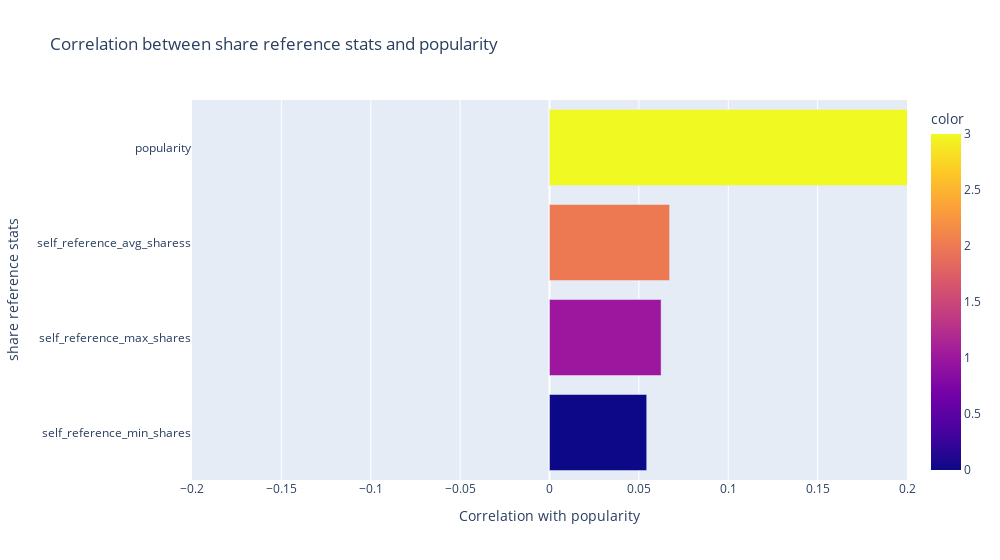

The notebook cell this image was saved under:
### Code cell
stat_shares=data[truely_continuous_value[15:18]+['popularity']]
fig=px.bar(stat_shares.corr()['popularity'].index,
           x=stat_shares.corr()['popularity'].values,
           y=stat_shares.corr()['popularity'].index,
           color=[i for i in range(4)],
           orientation='h',
           width=1000,
           title="Correlation between share reference stats and popularity")
fig.update_layout(xaxis_title="Correlation with popularity", yaxis_title="share reference stats",xaxis_range=[-0.2,0.2],
                      yaxis_categoryorder = 'total ascending', uniformtext_mode='hide')

fig.show()

### Figure 1 — Plotly figure (JSON) as saved in the notebook; plotly's stock layout.template omitted (floating-point values rounded to 4 significant figures)
{"data": [{"alignmentgroup": "True", "hovertemplate": "x=%{x}<br>y=%{y}<br>color=%{marker.color}<extra></extra>", "legendgroup": "", "marker": {"color": [0, 1, 2, 3], "coloraxis": "coloraxis", "pattern": {"shape": ""}}, "name": "", "offsetgroup": "", "orientation": "h", "showlegend": false, "textposition": "auto", "type": "bar", "x": [0.05438, 0.06244, 0.06719, 1], "xaxis": "x", "y": ["self_reference_min_shares", "self_reference_max_shares", "self_reference_avg_sharess", "popularity"], "yaxis": "y"}], "layout": {"barmode": "relative", "coloraxis": {"colorbar": {"title": {"text": "color"}}, "colorscale": [[0, "#0d0887"], [0.1111, "#46039f"], [0.2222, "#7201a8"], [0.3333, "#9c179e"], [0.4444, "#bd3786"], [0.5556, "#d8576b"], [0.6667, "#ed7953"], [0.7778, "#fb9f3a"], [0.8889, "#fdca26"], [1, "#f0f921"]]}, "legend": {"tracegroupgap": 0}, "title": {"text": "Correlation between share reference stats and popularity"}, "uniformtext": {"mode": "hide"}, "width": 1000, "xaxis": {"anchor": "y", "domain": [0, 1], "range": [-0.2, 0.2], "title": {"text": "Correlation with popularity"}}, "yaxis": {"anchor": "x", "categoryorder": "total ascending", "domain": [0, 1], "title": {"text": "share reference stats"}}}}
